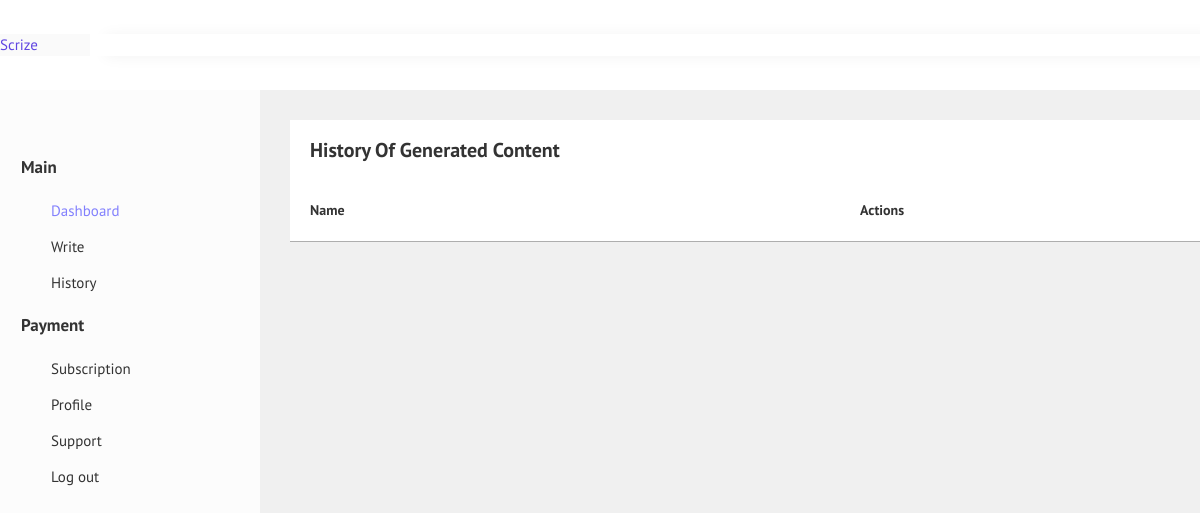
Before: /history/ (signed in) with the older database file.
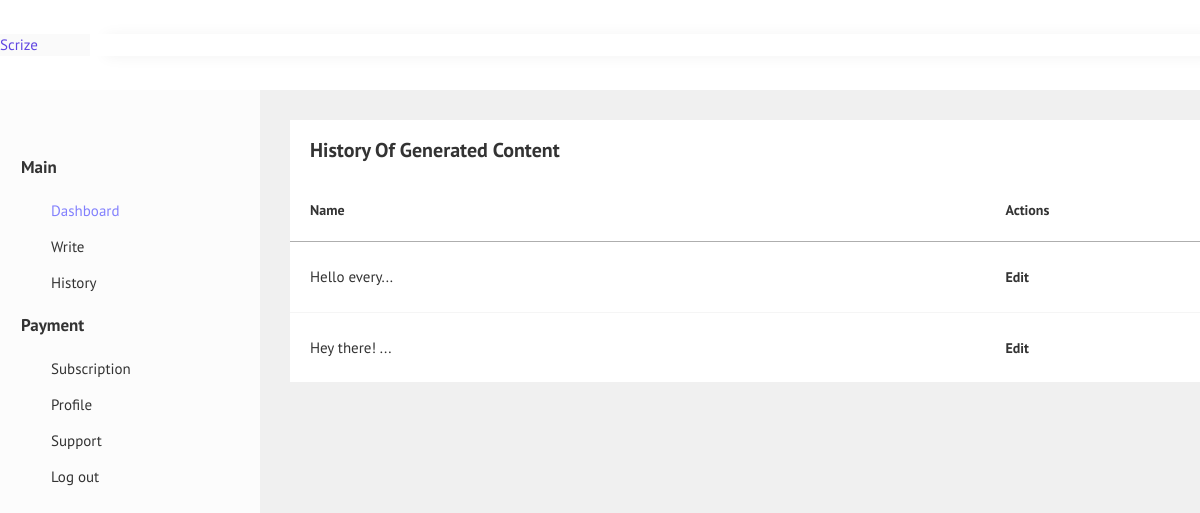
After: the same page with the newer database file.
### writer/models.py (models this page shows, shortened)
class notes(models.Model):
    owner = models.ForeignKey(UserAcc, on_delete=models.CASCADE)
    id = models.AutoField(primary_key=True)
    title = models.CharField(max_length=50)
    text = models.TextField()

### writer/views.py (the view)
# urls.py: path('history/', views.history),
@login_required(login_url='/login/')
def history(request):
    view_note = notes.objects.filter(owner=request.user)
    return render(request, 'history.html', { 'view_note': view_note,})

### writer/templates/history.html (shortened to what this page needs)
{% load static %}
<!DOCTYPE html>
<html lang="zxx">
<head>
   <link rel="stylesheet" href="{% static 'assets/plugins/perfect-scrollbar/perfect-scrollbar.min.css' %}">
   <link rel="stylesheet" href="{% static 'assets/fonts/icofont/icofont.min.css' %}">
   <link rel="stylesheet" href="{% static 'assets/bootstrap/css/bootstrap.min.css' %}">
   <link rel="stylesheet" href="{% static 'assets/plugins/apex/apexcharts.css' %}">
     <link rel="stylesheet" href="{% static 'assets/css/style.css' %}">
</head>
<body>
    {% include "nav.html" %}
          <div class="main-content">
                <div class="container-fluid">
                    <div class="row">
                        <div class="col-12">
                            <div class="card mb-30">
                                <div class="card-body">
                                    <div class="d-sm-flex justify-content-between align-items-center">
                                        <h4 class="font-20">History of Generated Content</h4>
                                    </div>
                                </div>
                                <div class="table-responsive">
                                    <table class="text-nowrap bg-white dh-table">
                                        <thead>
                                            <tr>
                                                <th>Name</th>
                                                <th>Actions</th>
                                            </tr>
                                        </thead>
                                        <tbody>
                                        {% for note in view_note %}
                                            <tr>
                                                <td> {{note.title}}</td>
                                                <td><a href="/notes/{{note.id}}">Edit <i class="icofont-arrow-right"></i></a></td>
                                            </tr>
                                        {% endfor %}
                                        </tbody>
                                    </table>
                                </div>
                            </div>
                        </div>
                    </div>
                </div>
          </div>
</body>
</html>

Changed rows visible on the page:
added notes: title "Hello every..."
added notes: title "Hey there! ..."
